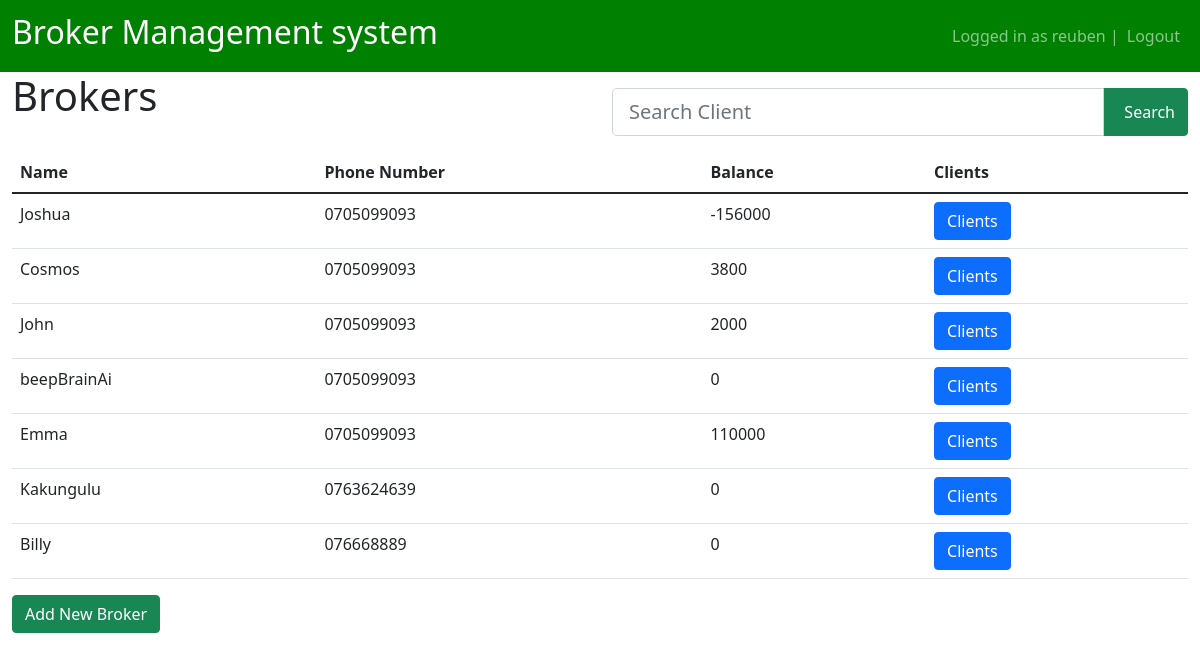
The page /brokers (signed in) on the database its author committed.
### main/models.py (models this page shows, shortened)
class Broker(models.Model):
    name = models.CharField(max_length=45)
    number = models.CharField(max_length=45)
    created_at = models.DateTimeField(auto_now_add=True)
    updated_at = models.DateTimeField(auto_now=True)

### main/views.py (the view, shortened to what this page needs)
# urls.py: path('brokers', views.brokers, name='brokers'),
@login_required(login_url="/login")
def brokers(request):
    brokers = Broker.objects.all()
    broker_balance_dict = {}
    for broker in brokers:
        clients = Client.objects.filter(broker=broker)
        balance = sum((client.commision - client.commision_paid) for client in clients)
        broker_balance_dict[broker] = balance
    return render(request, 'main/brokers.html',  {"brokers": brokers, "broker_balance_dict": broker_balance_dict})

### main/templates/main/brokers.html (shortened to what this page needs)
{% extends 'main/base.html' %} {% block title %}Brokers{% endblock %}
{% block content %}
<div class="row">
  <div class="col">
    <h1>Brokers</h1>
  </div>
  <div class="col pt-3">
    <form action="{% url 'index' %}">
      <div class="input-group mb-3">
          <input type="text" class="form-control form-control-lg" name="search" placeholder="Search Client">
          <button type="submit" class="input-group-text btn-success"> Search</button>
      </div>
  </form>
  </div>
</div>
<table class="table">
  <thead>
    <tr>
      <th scope="col">Name</th>
      <th scope="col">Phone Number</th>
      <th scope="col">Balance</th>
      <th scope="col">Clients</th>
    </tr>
  </thead>
  <tbody>
    {% for broker in brokers %}
    <tr>
      <td>{{ broker.name }}</td>
      <td>{{ broker.number }}</td>
      <td>
        {% if broker %}
          {% for key, value in broker_balance_dict.items %}
            {% if key == broker %}
                {{ value }}
            {% endif %}
          {% endfor %}
        {% endif %}
      <td>
        <form method="post">
          <button
            type="submit"
            class="btn btn-primary"
            name="get_client_broker_id"
            value="{{ broker.id }}"
          >
            Clients
          </button>
        </form>
      </td>
      {% empty %}
    <h2>No Brokers yet. Add Brokers</h2>
    {% endfor %}
  </tbody>
</table>
<div class="row align-items-end" >
  <form method="post">
    <button
      type="submit"
      class="btn btn-success"
      name="add-broker"
      value="add-broker"
    >
      Add New Broker
    </button>
  </form>
</div>
{% endblock %}

### main/templates/main/base.html (shortened to what this page needs)
<!DOCTYPE html>
<html lang="en">
  <head>
    <link
      href="https://cdn.jsdelivr.net/npm/bootstrap@5.1.3/dist/css/bootstrap.min.css"
      rel="stylesheet"
    />
  </head>
  <body>
    <nav class="navbar navbar-expand-lg navbar-dark" style="background-color: green;" >
      <div class="container-fluid">
        <div>
          <ul class="navbar-nav">
            <a class="navbar-brand" href="/home"><h2>Broker Management system</h2></a>
          </ul>
        </div>
        <div>
          <ul class="navbar-nav">
            {% if user.is_authenticated %}
            <span class="navbar-text">Logged in as {{user.username}} | </span>
            <li class="nav-item">
              <a class="nav-link" href="/logout">Logout</a>
            </li>
            {% else %}
            <li class="nav-item">
              <a class="nav-link" href="/login">Login</a>
            </li>
            {% endif %}
          </ul>
        </div>
      </div>
    </nav>
    <div class="container-fluid ">{% block content %} {% endblock %}</div>
  </body>
</html>

### main/templates/main/base.html (style rules this page uses)
input { max-width: 25em }

### rows shown on the page
Broker: name "Joshua", number "0705099093", value "-156000", {{ broker.id }} 3 (drawn)
Broker: name "Cosmos", number "0705099093", value "3800", {{ broker.id }} 4 (drawn)
Broker: name "John", number "0705099093", value "2000", {{ broker.id }} 5 (drawn)
Broker: name "beepBrainAi", number "0705099093", value "0", {{ broker.id }} 6 (drawn)
Broker: name "Emma", number "0705099093", value "110000", {{ broker.id }} 8 (drawn)
Broker: name "Kakungulu", number "0763624639", value "0", {{ broker.id }} 19 (drawn)
Broker: name "Billy", number "076668889", value "0", {{ broker.id }} 20 (drawn)

### other values the page prints
{{ user.username }} "reuben"
